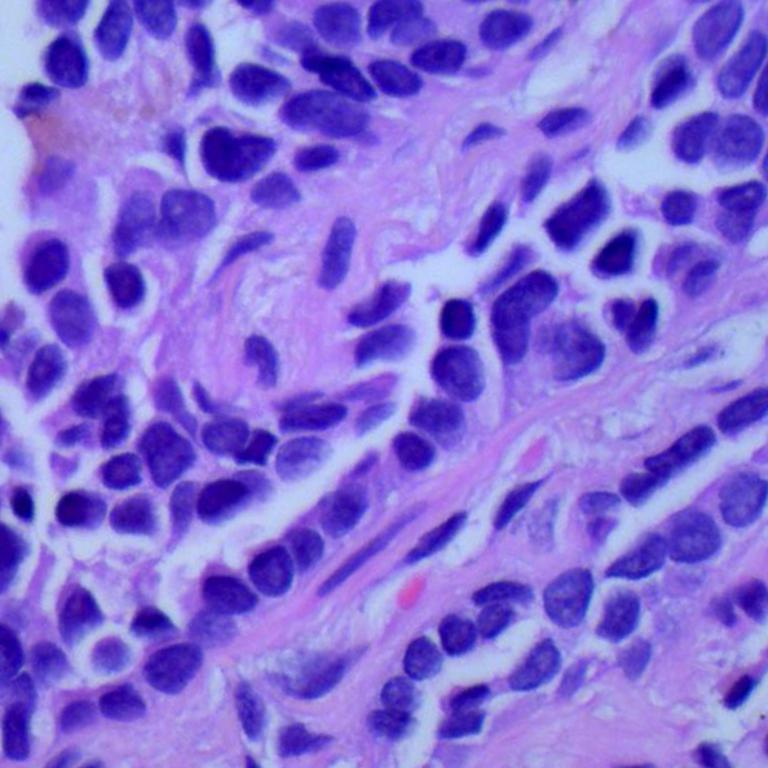
#> input picture train_dataset/train/lung_aca/lungaca1321.jpeg, 768 x 768 px, found by its file name; its folder holds only this picture in this run
$ jupyter execute --allow-errors 'RE_Lung_cancer(1).ipynb'   (shell and % lines are left out)
#> lines starting #> are read from the running program, lines starting #| are printed output that depends on the picture
[cell 1]
import tensorflow as tf
import os
import numpy as np
import pandas as pd
import matplotlib.pyplot as plt
import seaborn as sns
import cv2
import shutil
import zipfile
from sklearn.model_selection import train_test_split, cross_val_score
from sklearn.preprocessing import StandardScaler
from sklearn.pipeline import Pipeline
from sklearn.feature_selection import SelectKBest, f_classif
from sklearn.metrics import (
    confusion_matrix,
    classification_report,
    accuracy_score
)
from sklearn.ensemble import (
    RandomForestClassifier,
    GradientBoostingClassifier,
    AdaBoostClassifier,
    VotingClassifier
)
from sklearn.linear_model import LogisticRegression
from sklearn.svm import SVC
from sklearn.naive_bayes import GaussianNB
import pickle
from google.colab import drive

[cell 2]
def configure_gpu():
    print("Checking GPU:")
    print("Num GPUs Available: ", len(tf.config.list_physical_devices('GPU')))
#> (this line was passed over: tensorflow is not available in this run)
    print("CUDA Available:", tf.test.is_built_with_cuda())
#> (this line was passed over: tensorflow is not available in this run)

    gpus = tf.config.experimental.list_physical_devices('GPU')
    if gpus:
        try:
            for gpu in gpus:
                tf.config.experimental.set_memory_growth(gpu, True)

            tf.config.set_logical_device_configuration(
                gpus[0],
                [tf.config.LogicalDeviceConfiguration(memory_limit=1024 * 4)]  # 4 GB
            )
            print("GPU memory configured successfully")
        except RuntimeError as e:
            print(e)

    print("\nCurrent GPU Device:")
    print(tf.test.gpu_device_name())

[cell 3]
drive.mount('/content/drive')
configure_gpu()
#> (the call stopped at in configure_gpu, `gpus = tf.config.experimental.list_physical_devices('GPU')`: tensorflow is not available in this run)

[cell 4]
def split_dataset(data_dir, output_base_dir, test_size=0.2, val_size=0.2, random_state=42):
    """
    Split the dataset into train, test, and validation sets with separate folders.
    """
    train_dir = os.path.join(output_base_dir, 'train')
    test_dir = os.path.join(output_base_dir, 'test')
    val_dir = os.path.join(output_base_dir, 'validation')

    os.makedirs(train_dir, exist_ok=True)
    os.makedirs(test_dir, exist_ok=True)
    os.makedirs(val_dir, exist_ok=True)

    for class_name in os.listdir(data_dir):
        class_path = os.path.join(data_dir, class_name)

        if not os.path.isdir(class_path):
            continue

        train_class_dir = os.path.join(train_dir, class_name)
        test_class_dir = os.path.join(test_dir, class_name)
        val_class_dir = os.path.join(val_dir, class_name)

        os.makedirs(train_class_dir, exist_ok=True)
        os.makedirs(test_class_dir, exist_ok=True)
        os.makedirs(val_class_dir, exist_ok=True)

        image_files = [f for f in os.listdir(class_path) if f.lower().endswith(('.png', '.jpg', '.jpeg', '.bmp', '.tif'))]

        train_files, test_files = train_test_split(image_files, test_size=test_size, random_state=random_state)
        train_files, val_files = train_test_split(train_files, test_size=val_size/(1-test_size), random_state=random_state)

        # [5 lines left out: function copy_files, not called in this run]

        copy_files(train_files, train_class_dir)
        copy_files(test_files, test_class_dir)
        copy_files(val_files, val_class_dir)

        print(f"Class {class_name}:")
        print(f"  Total images: {len(image_files)}")
        print(f"  Train images: {len(train_files)}")
        print(f"  Test images: {len(test_files)}")
        print(f"  Validation images: {len(val_files)}")

[cell 5]
# [23 lines left out: function zip_dataset_splits, not called in this run]

[cell 6]
img_size = (64, 64)
severity_map = {
    'lung_aca': 1,  # Adenocarcinoma
    'lung_n': 3,    # Large Cell Carcinoma
    'lung_scc': 2   # Squamous Cell Carcinoma
}

[cell 7]
def load_images_and_labels(data_dir, img_size):
#> called with data_dir = '/content/lung_cancer_dataset_split/train', img_size = (64, 64)
    images = []
    labels = []
    for class_name in os.listdir(data_dir):
        class_path = os.path.join(data_dir, class_name)
        if os.path.isdir(class_path):
            for img_name in os.listdir(class_path):
                img_path = os.path.join(class_path, img_name)
                img = cv2.imread(img_path)
#> img is the input picture: shape (768, 768, 3); mean B, G, R 216, 110, 133.9
                if img is not None:
                    img = cv2.resize(img, img_size)
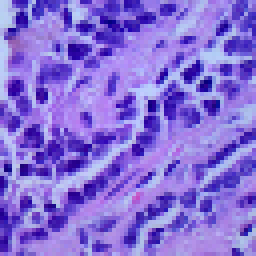
#> img: shape (64, 64, 3) (shown 4 times larger); mean B, G, R 216.1, 110.2, 134
                    images.append(img)
                    labels.append(class_name)
#> pass 2 of the loop in load_images_and_labels, `for class_name in os.listdir(data_dir):`:
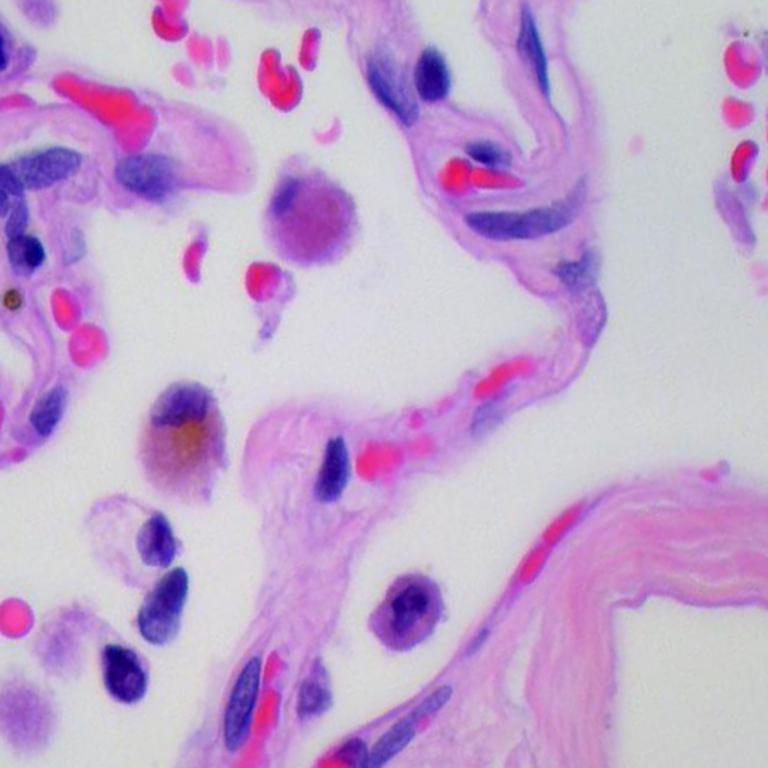
#> input picture train_dataset/train/lung_n/lungn1019.jpeg, 768 x 768 px, found by its file name
#> in load_images_and_labels, img is the input picture: shape (768, 768, 3); mean B, G, R 206.3, 166.1, 194.8
#> in load_images_and_labels, `img = cv2.resize(img, img_size)`:
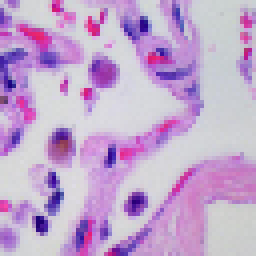
#> img: shape (64, 64, 3) (shown 4 times larger); mean B, G, R 206.4, 166.3, 195
    return np.array(images), np.array(labels)

[cell 8]
# Existing feature extraction functions remain the same
def extract_histogram_features(image):
    gray = cv2.cvtColor(image, cv2.COLOR_BGR2GRAY)
    hist = cv2.calcHist([gray], [0], None, [256], [0, 256]).flatten()
    hist = hist / np.sum(hist)
    return hist

def extract_hog_features(image):
    gray = cv2.cvtColor(image, cv2.COLOR_BGR2GRAY)
    winSize = (64, 64)
    blockSize = (16, 16)
    blockStride = (8, 8)
    cellSize = (8, 8)
    nbins = 9
    hog = cv2.HOGDescriptor(winSize, blockSize, blockStride, cellSize, nbins)
    features = hog.compute(gray)
    return features.flatten()

def extract_color_moments(image):
    hsv = cv2.cvtColor(image, cv2.COLOR_BGR2HSV)
    moments = []
    for channel in range(3):
        channel_data = hsv[:,:,channel]
        mean = np.mean(channel_data)
        std = np.std(channel_data)
        skewness = np.mean(((channel_data - mean) / std) ** 3)
        moments.extend([mean, std, skewness])
    return np.array(moments)

def extract_edge_features(image):
    gray = cv2.cvtColor(image, cv2.COLOR_BGR2GRAY)
    edges = cv2.Canny(gray, 100, 200)
    edge_count = np.sum(edges > 0)
    edge_density = edge_count / (edges.shape[0] * edges.shape[1])
    edge_mean = np.mean(edges[edges > 0])
    edge_std = np.std(edges[edges > 0])
    return np.array([edge_count, edge_density, edge_mean, edge_std])

def extract_features(images):
    all_features = []
    for image in images:
        features = []
        features.extend(extract_histogram_features(image))
        features.extend(extract_hog_features(image))
        features.extend(extract_color_moments(image))
        features.extend(extract_edge_features(image))
        all_features.append(features)
#> this loop made 2 passes
#> (winSize in extract_hog_features, blockSize in extract_hog_features, cellSize in extract_hog_features, nbins in extract_hog_features, edge_count in extract_edge_features, edge_density in extract_edge_features, edge_mean in extract_edge_features, edge_std in extract_edge_features) on passes 1 to 2: ((64, 64), (16, 16), (8, 8), 9, 1328, 0.324, 255, 0), ((64, 64), (16, 16), (8, 8), 9, 844, 0.206, 255, 0)
#> pass 1, in extract_histogram_features, `gray = cv2.cvtColor(image, cv2.COLOR_BGR2GRAY)`:
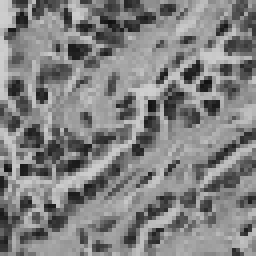
#> gray: shape (64, 64) (shown 4 times larger); min 16, max 207, mean 129.4
#> pass 1, in extract_edge_features, `edges = cv2.Canny(gray, 100, 200)`:
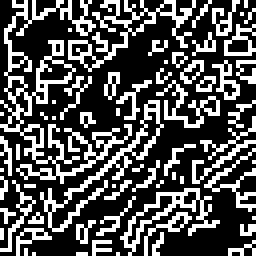
#> edges: shape (64, 64) (shown 4 times larger); 32.4% white in thin lines or dots
#> pass 2, in extract_histogram_features (call 2), `gray = cv2.cvtColor(image, cv2.COLOR_BGR2GRAY)`:
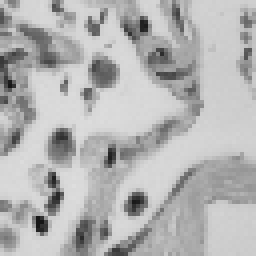
#> gray: shape (64, 64) (shown 4 times larger); min 22, max 222, mean 179.4
#> after the loop, all_features = 2 items
    return np.array(all_features)

[cell 9]
# Classifier Creation and Training Functions
def create_classifiers():
    classifiers = {
        'Random Forest': Pipeline([
            ('feature_selection', SelectKBest(f_classif, k=50)),
            ('classifier', RandomForestClassifier(n_estimators=100, n_jobs=-1))
        ]),
        'Gradient Boosting': Pipeline([
            ('feature_selection', SelectKBest(f_classif, k=50)),
            ('classifier', GradientBoostingClassifier(n_estimators=100))
        ]),
        'AdaBoost': Pipeline([
            ('feature_selection', SelectKBest(f_classif, k=50)),
            ('classifier', AdaBoostClassifier(n_estimators=100))
        ]),
        'SVM': Pipeline([
            ('scaler', StandardScaler()),
            ('feature_selection', SelectKBest(f_classif, k=50)),
            ('classifier', SVC(kernel='rbf', probability=True))
        ]),
        'Logistic Regression': Pipeline([
            ('scaler', StandardScaler()),
            ('feature_selection', SelectKBest(f_classif, k=50)),
            ('classifier', LogisticRegression(max_iter=1000))
        ])
    }
    return classifiers

[cell 10]
def train_and_evaluate_models(data_dir, img_size):
    images, labels = load_images_and_labels(data_dir, img_size)
    X = extract_features(images)
    label_encoder = {label: idx for idx, label in enumerate(np.unique(labels))}
#> label_encoder = {'lung_aca': 0, 'lung_n': 1}
    y = np.array([label_encoder[label] for label in labels])
#> y = [0, 1]
    X_train, X_test, y_train, y_test = train_test_split(X, y, test_size=0.2, random_state=42)
#> y_train = [0]; y_test = [1]
    classifiers = create_classifiers()
    os.makedirs('trained_models', exist_ok=True)
    results = {}
    for name, clf in classifiers.items():
        cv_scores = cross_val_score(clf, X_train, y_train, cv=5)
        clf.fit(X_train, y_train)
        y_pred = clf.predict(X_test)
        model_path = f"trained_models/{name}.pkl"
        with open(model_path, 'wb') as f:
            pickle.dump(clf, f)
        results[name] = {
            'accuracy': accuracy_score(y_test, y_pred),
            'cv_mean_accuracy': cv_scores.mean(),
            'cv_std_accuracy': cv_scores.std(),
            'classification_report': classification_report(y_test, y_pred, target_names=list(label_encoder.keys())),
            'model_file': model_path
        }
#> after the loop, results = 0 items
    return results, (X_test, y_test, label_encoder)
